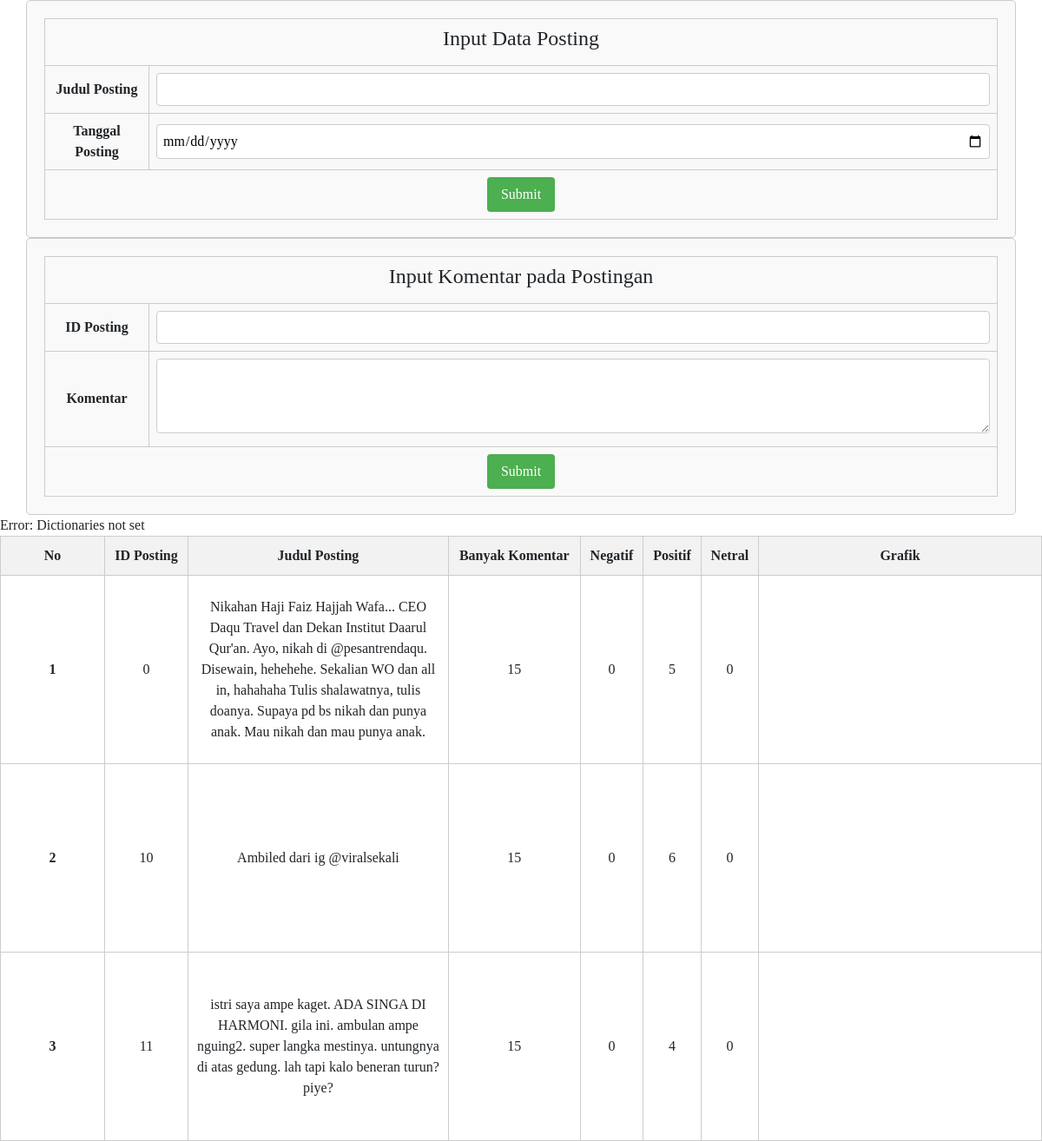
Page /post_komen.php on the committed database.
### tables this page shows
CREATE TABLE `table_posting` (
  `id_posting` int(255) NOT NULL,
  `judul_posting` text NOT NULL,
  `tgl_posting` date NOT NULL
);

### post_komen.php (called while the page is built, shortened)
        <?php
include 'view.php';
?>

### view.php (the view, shortened to what this page needs)
<?php
include "input_posting.php";
include "input_komen.php";
$sentiment = new \PHPInsight\Sentiment();
$servername = 'localhost';
$username = 'root';
$password = '';
$dbname = 'uas';
$conn = new mysqli($servername, $username, $password, $dbname);
$query = $conn->query("SELECT * FROM table_posting");
?>
<!DOCTYPE html>
<html>
<head>
<link rel="stylesheet" href="https://cdn.jsdelivr.net/npm/bootstrap@4.3.1/dist/css/bootstrap.min.css">
</head>
<body>
<table border="0">
    <thead>
        <tr>
            <th>No</th>
            <th>ID Posting</th>
            <th style="width:25%">Judul Posting</th>
            <th>Banyak Komentar</th>
            <th>Negatif</th>
            <th>Positif</th>
            <th>Netral</th>
            <th>Grafik</th>
        </tr>
    </thead>
    <tbody>
        <?php
        $i=1;
        while ($row=$query->fetch_assoc()){
            $id_posting = $row['id_posting'];
            $count_comment = $conn->query("SELECT count(id_posting) as banyak FROM table_komentar")->fetch_row();
            $komentar = $conn->query("SELECT komentar FROM table_komentar where id_posting=$id_posting;");
            $positif = 0;
            $negatif = 0;
            $netral = 0;
            while($komen = $komentar->fetch_assoc()){
                $kategori = $sentiment->categorise($komen['komentar']);
                if($kategori=='positif'){
                    $positif++;
                }
                elseif($kategori=='negatif'){
                    $negatif++;
                }
                elseif($kategori=='netral'){
                    $netral++;
                }
            }
                ?>
            <tr>
                <td><?php echo $i++;?></td>
                <td><?php echo $id_posting;?></td>
                <td><?php echo $row['judul_posting'];?></td>
                <td><?php echo $count_comment[0];?></td>
                <td><?php echo $negatif;?></td>
                <td><?php echo $positif;?></td>
                <td><?php echo $netral;?></td>
                <td>
                    <div id="piechart-<?php echo $row['id_posting']; ?>" style="width: 300px; height: 200px;"></div>
                </td>
            </tr>
        <?php } ?>
</tbody>
</table>
</body>
</html>

### input_posting.php (shortened to what this page needs)
<!DOCTYPE html>
<html>
<head>
</head>
<body>
    <div class="posting">
        <form action="post_posting.php" method="post">
            <table border="0">
                <tr>
                    <td colspan="2"><h4>Input Data Posting</h4></td>
                </tr>
                <tr>
                    <td>Judul Posting</td>
                    <td><input type="text" name="judul_posting"/></td>
                </tr>
                <tr>
                    <td>Tanggal Posting</td>
                    <td><input type="date" name="tgl_posting"></td>
                </tr>
                <tr>
                    <td colspan="2"><input type="submit" value="Submit"></td>
                </tr>
            </table>
        </form>
    </div>
</body>
</html>

### input_komen.php (shortened to what this page needs)
<!DOCTYPE html>
<html>
<head>
</head>
<body>
    <div class="komentar">
            <form action="post_komen.php" method="post">
                <table border="0">
                    <tr>
                        <td colspan="2"><h4>Input Komentar pada Postingan</h4></td>
                    </tr>
                    <tr>
                        <td>ID Posting</td>
                        <td><input type="number" name="id_posting">
                        </td>
                    </tr>
                    <tr>
                        <td>Komentar</td>
                        <td><textarea name="komen" id="komen" cols="22" rows="3"></textarea></td>
                    </tr>
                    <tr>
                        <td colspan="2"><input type="submit" value="Submit" ></td>
                    </tr>
                </table>
            </form>
        </div>
    </body>
</html>

### input_posting.php (style rules this page uses)
body { font-family: Montserrat; }
.posting { width: 95%; margin: 0 auto; padding: 20px; border: 1px solid #ccc; border-radius: 5px; background-color: #f9f9f9; }
table { width: 100%; }
table tr td { padding: 8px; }
table tr td:first-child { width: 120px; font-weight: bold; }
input[type="text"], input[type="date"] { width: 100%; padding: 6px; border: 1px solid #ccc; border-radius: 4px; box-sizing: border-box; }
input[type="submit"] { background-color: #4CAF50; color: white; padding: 8px 16px; border: none; border-radius: 4px; font-family: Montserrat; cursor: pointer; }

### input_komen.php (style rules this page uses)
.komentar { width: 95%; margin: 0 auto; padding: 20px; background-color: #f9f9f9; border: 1px solid #ccc; border-radius: 5px; }
table { width: 100%; }
table tr td { padding: 8px; }
table tr td:first-child { width: 120px; font-weight: bold; }
input[type="number"], textarea { width: 100%; padding: 6px; border: 1px solid #ccc; border-radius: 4px; box-sizing: border-box; }
input[type="submit"] { background-color: #4CAF50; color: white; padding: 8px 16px; border: none; border-radius: 4px; cursor: pointer; }

### view.php (style rules this page uses)
body { font-family:'Montserrat'; }
table { width: 100%; border-collapse: collapse; border-radius: 5px; }
th, td { padding: 10px; text-align: center; border: 1px solid #ccc; }
th { background-color: #f2f2f2; }

### rows in the picture
table_posting: id_posting "0", judul_posting "Nikahan Haji Faiz Hajjah Wafa... CEO Daqu Travel dan Dekan Institut Daarul Qur'an. Ayo, nikah di @pesantrendaqu. Disewain, hehehehe. Sekalian WO dan all in, hahahaha Tulis shalawatnya, tulis doanya. Supaya pd bs nikah dan punya anak. Mau nikah dan mau punya anak.", count_comment "15", negatif "0", positif "5", netral "0"
table_posting: id_posting "10", judul_posting "Ambiled dari ig @viralsekali", count_comment "15", negatif "0", positif "6", netral "0"
table_posting: id_posting "11", judul_posting "istri saya ampe kaget. ADA SINGA DI HARMONI. gila ini. ambulan ampe nguing2. super langka mestinya. untungnya di atas gedung. lah tapi kalo beneran turun? piye?", count_comment "15", negatif "0", positif "4", netral "0"
